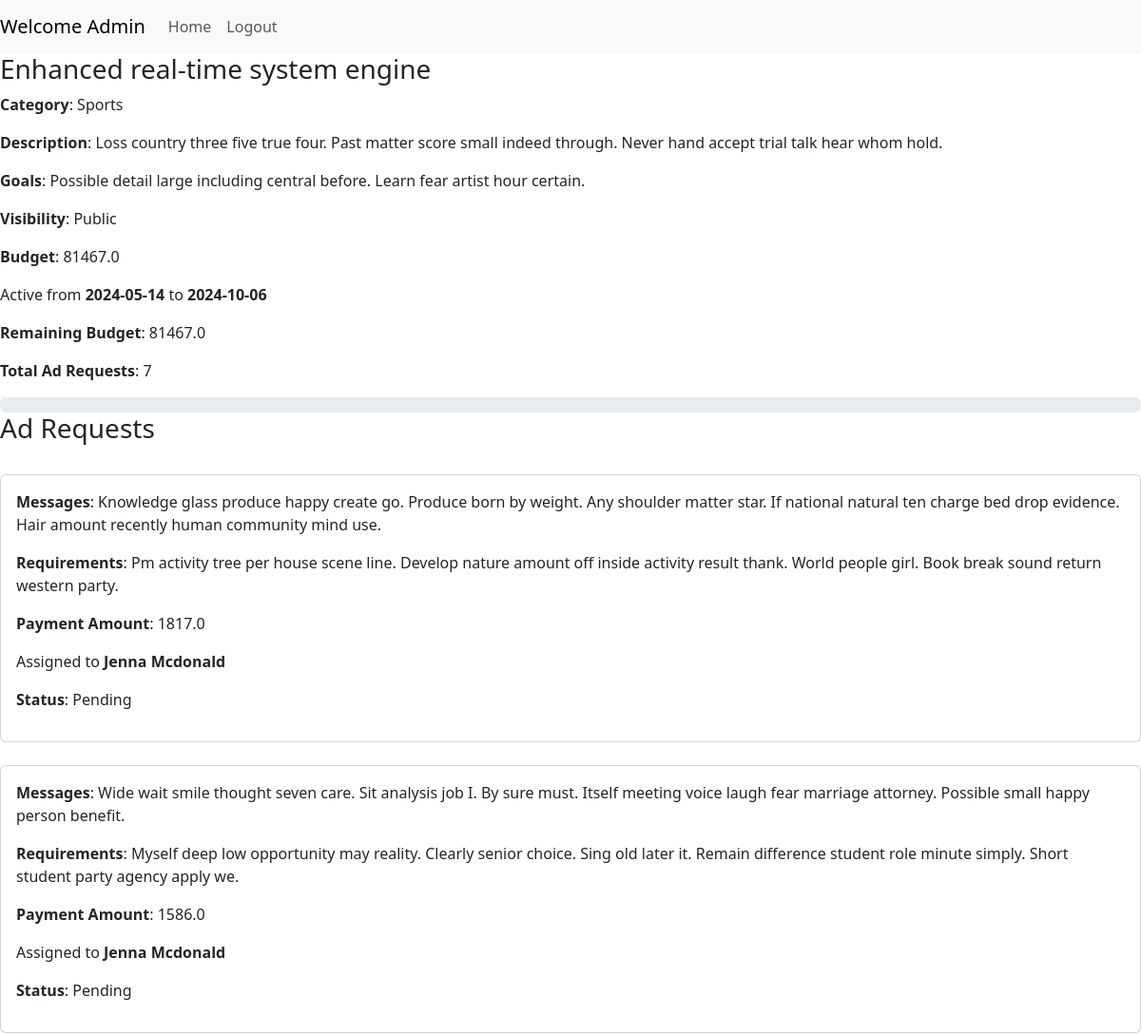
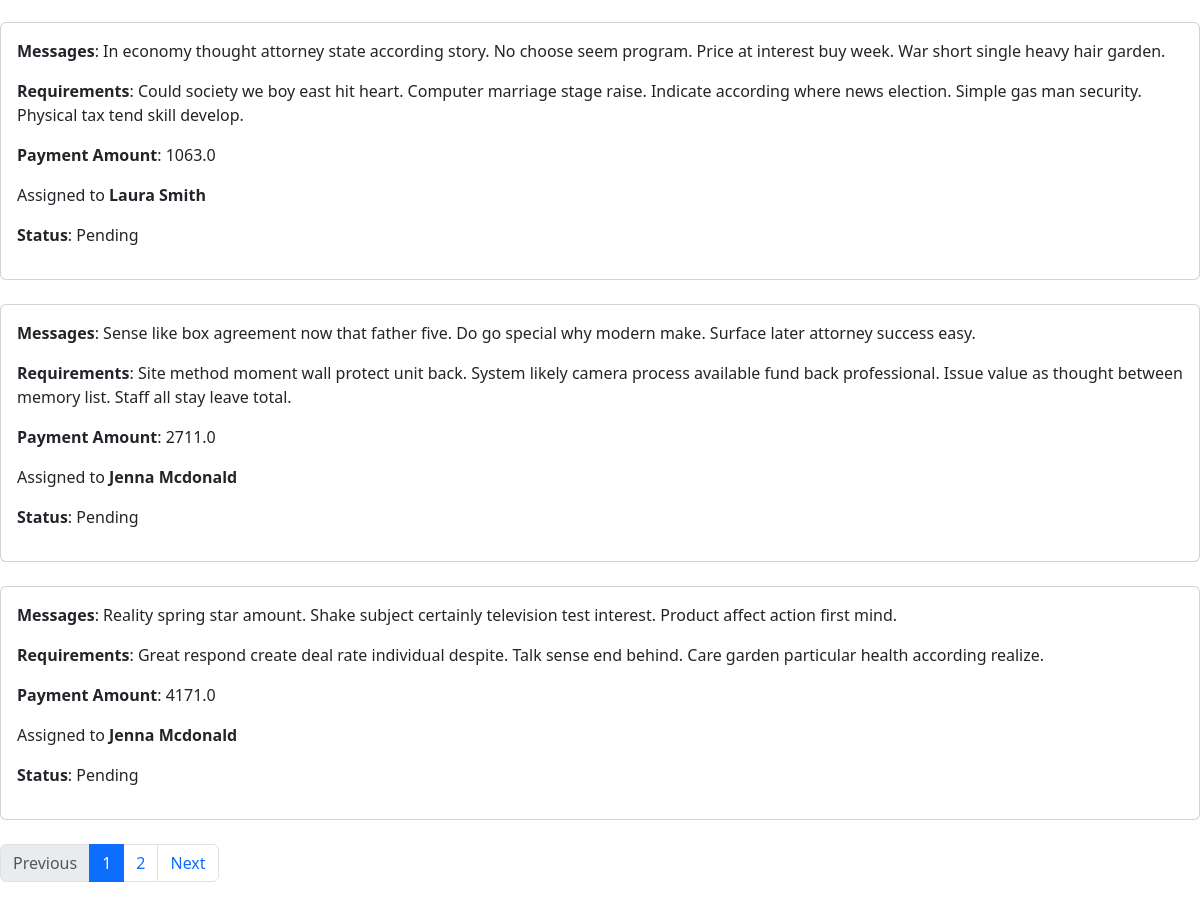
Page /campaign/3 (signed in) on the earlier database version (2 pictures, top to bottom).
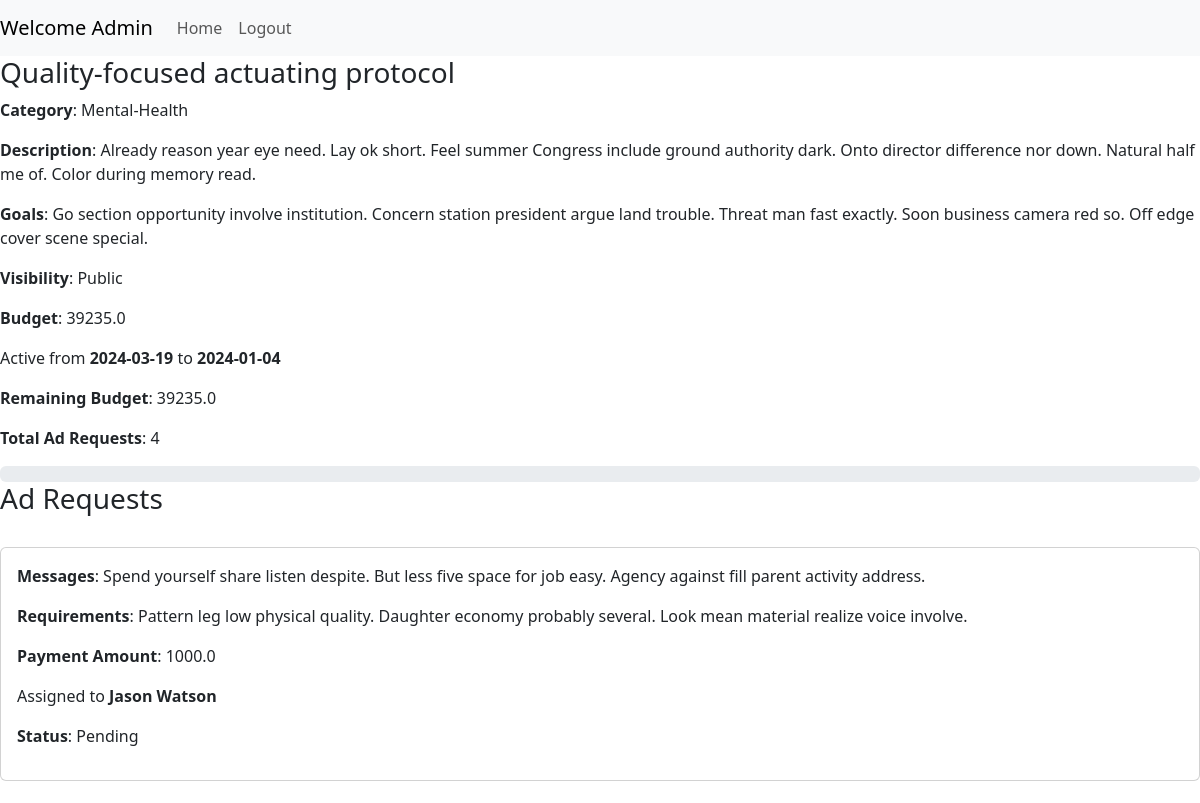
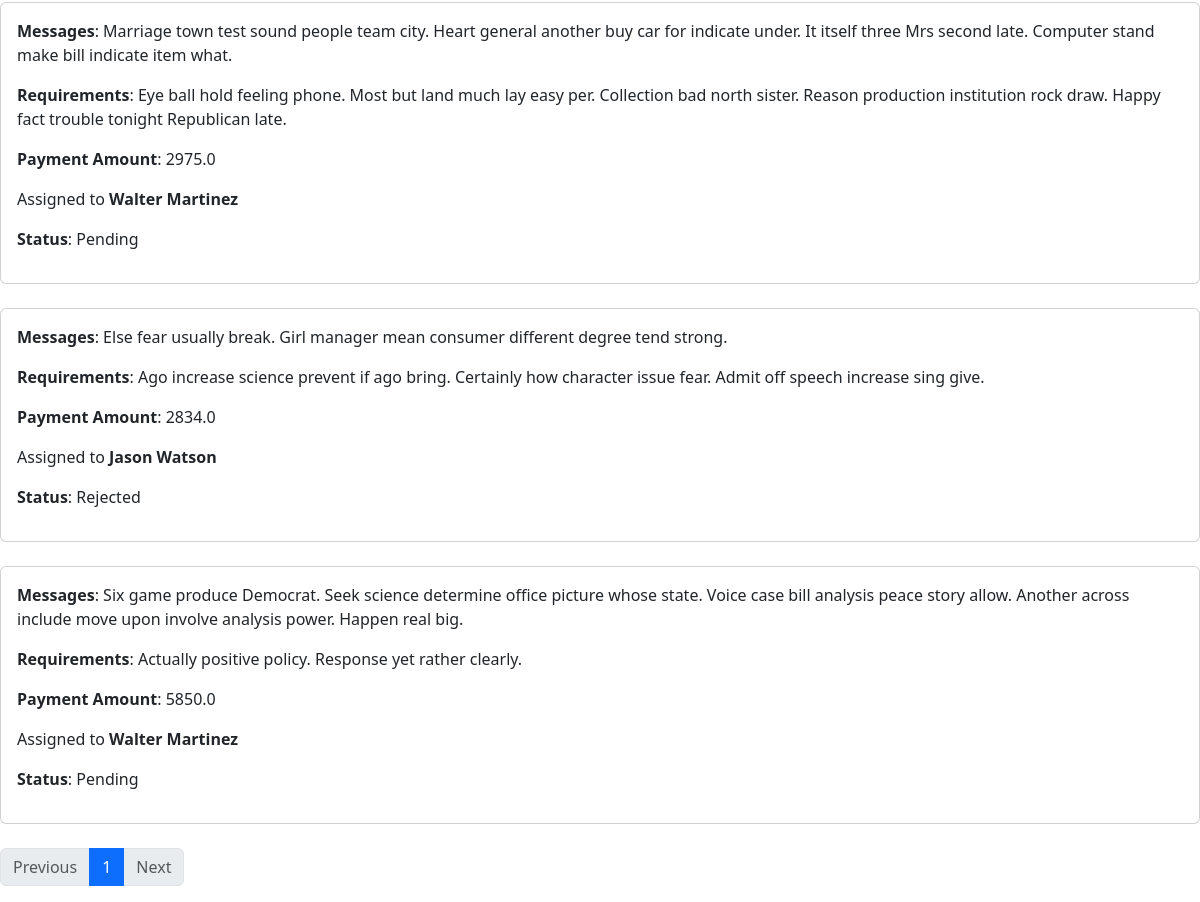
Same page on the later database version (2 pictures, top to bottom).
### components/models.py (models this page shows)
class Campaign(db.Model):
    __tablename__ = "campaign"
    id = db.Column(db.Integer, primary_key=True, unique = True, nullable=False)
    sponsor_id = db.Column(db.Integer, db.ForeignKey('user.id'), nullable=False)
    sponsor = db.relationship('User', back_populates = 'campaigns', uselist=False)
    name = db.Column(db.String, nullable=False)
    description = db.Column(db.String, nullable=False)
    goals = db.Column(db.String, nullable=False)
    category = db.Column(db.String, nullable=False)
    budget = db.Column(db.Float, nullable=False)
    remaining = db.Column(db.Float, nullable=False)
    visibility = db.Column(db.String, nullable=False)
    start_date = db.Column(db.Date, nullable=False)
    end_date = db.Column(db.Date, nullable=False)
    created_on = db.Column(db.Date, nullable=False)
    ad_requests = db.relationship('Ad_request', back_populates = 'campaign')

class Ad_request(db.Model):
    __tablename__ = "ad_request"
    id = db.Column(db.Integer, primary_key=True, unique = True, nullable=False)
    influencer_id = db.Column(db.Integer, db.ForeignKey('user.id'))
    influencer = db.relationship('User', back_populates = 'ad_requests', uselist=False)
    campaign_id = db.Column(db.Integer, db.ForeignKey('campaign.id'), nullable=False)
    campaign = db.relationship('Campaign', back_populates = 'ad_requests', uselist=False)
    messages = db.Column(db.String, nullable=False)
    requirements = db.Column(db.String, nullable=False)
    payment_amount = db.Column(db.Float, nullable=False)
    status = db.Column(db.String, nullable=False)
    negotiate = db.Column(db.Boolean, nullable=False, default=False)
    created_on = db.Column(db.Date, nullable=False)
    accepted_on = db.Column(db.Date)
    rejected_on = db.Column(db.Date)

class User(db.Model, UserMixin):
    __tablename__ = "user"
    id = db.Column(db.Integer, primary_key=True, unique = True, nullable=False)
    role = db.Column(db.String, nullable=False)
    name = db.Column(db.String, nullable=False)
    email = db.Column(db.String, nullable=False, unique = True)
    password = db.Column(db.String, nullable=False)
    industry = db.Column(db.String)
    category = db.Column(db.String)
    reach = db.Column(db.Float)
    created_on = db.Column(db.Date, nullable=False)
    campaigns = db.relationship('Campaign', back_populates = 'sponsor')
    ad_requests = db.relationship('Ad_request', back_populates = 'influencer')

### app.py (the view, shortened to what this page needs)
@app.route('/campaign/<id>', methods=['GET', 'POST'])
@login_required
def campaign(id):
    user = current_user
    form_id = request.form.get('form_id')
    page = request.args.get('page', 1, type=int)
    error = request.args.get('error', '')
    campaign = get_campaign(id)
    ad_requests = get_campaign_ad_requests([id], page)
    if request.method == 'GET':
        return render_template('campaign.html', user=user, campaign=campaign, ad_requests=ad_requests, error=error)
    elif request.method == 'POST' and form_id == 'negotiate_ad':
        ad_request = id_check(request, "Ad request", "campaign")
        payment_amount = request.form.get('payment_amount')
        update_ad_request(ad_request.id, {"payment_amount": payment_amount, "negotiate": True, "status": "Pending"})
        return redirect(url_for('campaign', id=id, error="Ad request updated successfully"))
    elif request.method == 'POST' and form_id == 'withdraw_ad':
        ad_request = id_check(request, "Ad request", "campaign")
        delete_ad_request(ad_request.id)
        return redirect(url_for('campaign', id=id, error="Ad request deleted successfully"))

### app.py (called while the page is built)
@login_manager.user_loader
def load_user(user_id):
    user = User.query.get(user_id)
    return user

### components/ad_request.py (called while the page is built)
def get_campaign_ad_requests(campaign_id, page):
    if page == -1:
        ad_requests = Ad_request.query.filter(Ad_request.campaign_id.in_(campaign_id)).all()
        return ad_requests
    ad_requests = Ad_request.query.filter(Ad_request.campaign_id.in_(campaign_id)).paginate(page=page, per_page=5, error_out=False)
    return ad_requests

### components/campaign.py (called while the page is built)
def get_campaign(campaign_id):
    campaign = Campaign.query.filter_by(id=campaign_id).first()
    return campaign

### templates/campaign.html (shortened to what the changed rows need)
<!DOCTYPE html>
<html lang="en">
<head>
    <link href="https://cdn.jsdelivr.net/npm/bootstrap@5.3.3/dist/css/bootstrap.min.css" rel="stylesheet">
</head>
<body style="margin-top:56px">
    <div class="Campaign">
        <h3>{{ campaign.name }}</h3>
        <p><b>Category</b>: {{ campaign.category }}</p>
        <p><b>Description</b>: {{ campaign.description }}</p>
        <p><b>Goals</b>: {{ campaign.goals }}</p>
        <p><b>Visibility</b>: {{ campaign.visibility }}</p>
        <p><b>Budget</b>: {{ campaign.budget }}</p>
        <p>Active from <b>{{ campaign.start_date }}</b> to <b>{{ campaign.end_date }}</b></p>
        <p><b>Remaining Budget</b>: {{ campaign.remaining }}</p>
        {% if user.role == "Sponsor" or user.role == "Admin" %}
        <p><b>Total Ad Requests</b>: {{ ad_requests.total }}</p>
        {% endif %}
        <div class="progress">
        </div>
    </div>
     <div id="ad_requests">
        {% if ad_requests.items | length == 0 %}
            <p>No Ad Requests available yet.</p>
        {% else %}
            <br>
        {% endif %}
        {% for ad_request in ad_requests.items %}
            <div class="card">
                <div class="card-body">
                    <p class="card-text"><b>Messages</b>: {{ ad_request.messages }}</p>
                    <p class="card-text"><b>Requirements</b>: {{ ad_request.requirements }}</p>
                    <p class="card-text"><b>Payment Amount</b>: {{ ad_request.payment_amount }}</p>
                    {% if not ad_request.influencer %}
                    <p class="card-text"><b>Influencer Not Assigned</b></p>
                    {% else %}
                    <p class="card-text">Assigned to <b>{{ ad_request.influencer.name }}</b></p>
                    {% endif %}
                    {% if ad_request.negotiate and ad_request.status == "Pending" and user.role == "Sponsor" %}
                        <button type="button" class="btn btn-success" data-bs-toggle="modal" data-bs-target="#revertAd{{ ad_request.id }}">
                            Revert
                        </button>
                        <div class="modal fade" id="revertAd{{ ad_request.id }}" tabindex="-1" role="dialog" aria-labelledby="revertAd" aria-hidden="true">
                            <div class="modal-dialog modal-dialog-centered" role="document">
                                <div class="modal-content">
                                    <form method="POST" id="revert_ad">
                                        <div class="modal-header">
                                            <h5 class="modal-title" id="revertAd">Revert to Ad Request</h5>
                                        </div>
                                        <div class="modal-body">
                                            <input type="hidden" name="form_id" value="revert_ad">
                                            <input type="hidden" name="id" value="{{ ad_request.id }}">
                                            <label class="form-label">Would you like to Accept or Reject?</label><br>
                                            <label class="form-label">Campaign <b>{{ ad_request.campaign.name }}</b></label><br>
                                            <label class="form-label"><b>Messages</b>: {{ ad_request.messages }}</label><br>
                                            <label class="form-label"><b>Requirements</b>: {{ ad_request.requirements }}</label><br>
                                            <label class="form-label"><b>Payment Amount</b>: {{ ad_request.payment_amount }}</label><br>
                                            <label class="form-label"><b>Influencer Assigned</b>: {{ ad_request.influencer.name }}</label><br>
                                        </div>
                                        <div class="modal-footer">
                                            <button type="button" class="btn btn-secondary" data-bs-dismiss="modal">Close</button>
                                            <button type="submit" name="status" value="Accept" class="btn btn-success">Accept</button>
                                            <button type="submit" name="status" value="Reject" class="btn btn-danger">Reject</button>
                                        </div>
                                    </form>
                                </div>
                            </div>
                        </div>
                    {% elif ad_request.status == "Pending" %}
                        <p><b>Status</b>: {{ ad_request.status }}</p>
                    {% else %}
                        <p><b>Status</b>: {{ ad_request.status }}ed</b></p>
                    {% endif %}
                </div>
            </div>
            <br>
        {% endfor %}
        <nav aria-label="Ad Request Page navigation">
            <ul class="pagination">
                {% for page_num in ad_requests.iter_pages() %}
                {% if page_num %}
                {% if page_num != ad_requests.page %}
                <li class="page-item"><a class="page-link" href="/campaign/{{ campaign.id }}?page={{ page_num }}">{{ page_num }}</a></li>
                {% else %}
                <li class="page-item active" aria-current="page">
                    <span class="page-link">{{ page_num }}</span>
                </li>
                {% endif %}
                {% else %}
                <li class="page-item disabled"><span class="page-link">...</span></li>
                {% endif %}
                {% endfor %}
                {% if ad_requests.has_next %}
                <li class="page-item">
                    <a class="page-link" href="/campaign/{{ campaign.id }}?page={{ ad_requests.next_num }}">Next</a>
                </li>
                {% else %}
                <li class="page-item disabled"><span class="page-link">Next</span></li>
                {% endif %}
            </ul>
        </nav>
     </div>
</body>
</html>

Differences in the rows shown:
no longer on this page (row edited): Ad_request: messages "Knowledge glass produce happy create go. Produce born by weight. Any shoulder matter star. If national natural ten charge bed drop evidence. Hair amount recently human community mind use.", requirements "Pm activity tree per house scene line. Develop nature amount off inside activity result thank. World people girl. Book break sound return western party.", payment_amount "1817.0", influencer.name "Jenna Mcdonald", status "Pending"
removed Ad_request: messages "Wide wait smile thought seven care. Sit analysis job I. By sure must. Itself meeting voice laugh fear marriage attorney. Possible small happy person benefit.", requirements "Myself deep low opportunity may reality. Clearly senior choice. Sing old later it. Remain difference student role minute simply. Short student party agency apply we.", payment_amount "1586.0", influencer.name "Jenna Mcdonald", status "Pending"
no longer on this page (row edited): Ad_request: messages "In economy thought attorney state according story. No choose seem program. Price at interest buy week. War short single heavy hair garden.", requirements "Could society we boy east hit heart. Computer marriage stage raise. Indicate according where news election. Simple gas man security. Physical tax tend skill develop.", payment_amount "1063.0", influencer.name "Laura Smith", status "Pending"
no longer on this page (row edited): Ad_request: messages "Sense like box agreement now that father five. Do go special why modern make. Surface later attorney success easy.", requirements "Site method moment wall protect unit back. System likely camera process available fund back professional. Issue value as thought between memory list. Staff all stay leave total.", payment_amount "2711.0", influencer.name "Jenna Mcdonald", status "Pending"
no longer on this page (row edited): Ad_request: messages "Reality spring star amount. Shake subject certainly television test interest. Product affect action first mind.", requirements "Great respond create deal rate individual despite. Talk sense end behind. Care garden particular health according realize.", payment_amount "4171.0", influencer.name "Jenna Mcdonald", status "Pending"
changed Campaign "Public": name "Enhanced real-time system engine" → "Quality-focused actuating protocol"; category "Sports" → "Mental-Health"; description "Loss country three five true four. Past matter score small indeed through. Never hand accept trial talk hear whom hold." → "Already reason year eye need. Lay ok short. Feel summer Congress include ground authority dark. Onto director difference nor down. Natural half me of. Color during memory read."; goals "Possible detail large including central before. Learn fear artist hour certain." → "Go section opportunity involve institution. Concern station president argue land trouble. Threat man fast exactly. Soon business camera red so. Off edge cover scene special."; budget "81467.0" → "39235.0"; start_date "2024-05-14" → "2024-03-19"; end_date "2024-10-06" → "2024-01-04"; remaining "81467.0" → "39235.0"
now on this page (row edited): Ad_request: messages "Spend yourself share listen despite. But less five space for job easy. Agency against fill parent activity address.", requirements "Pattern leg low physical quality. Daughter economy probably several. Look mean material realize voice involve.", payment_amount "1000.0", influencer.name "Jason Watson", status "Pending"
added Ad_request: messages "Marriage town test sound people team city. Heart general another buy car for indicate under. It itself three Mrs second late. Computer stand make bill indicate item what.", requirements "Eye ball hold feeling phone. Most but land much lay easy per. Collection bad north sister. Reason production institution rock draw. Happy fact trouble tonight Republican late.", payment_amount "2975.0", influencer.name "Walter Martinez", status "Pending"
now on this page (row edited): Ad_request: messages "Else fear usually break. Girl manager mean consumer different degree tend strong.", requirements "Ago increase science prevent if ago bring. Certainly how character issue fear. Admit off speech increase sing give.", payment_amount "2834.0", influencer.name "Jason Watson", status "Reject"
now on this page (row edited): Ad_request: messages "Six game produce Democrat. Seek science determine office picture whose state. Voice case bill analysis peace story allow. Another across include move upon involve analysis power. Happen real big.", requirements "Actually positive policy. Response yet rather clearly.", payment_amount "5850.0", influencer.name "Walter Martinez", status "Pending"
Other differences:
{{ ad_requests.total }}: "7" → "4"
list line gone: "2"
